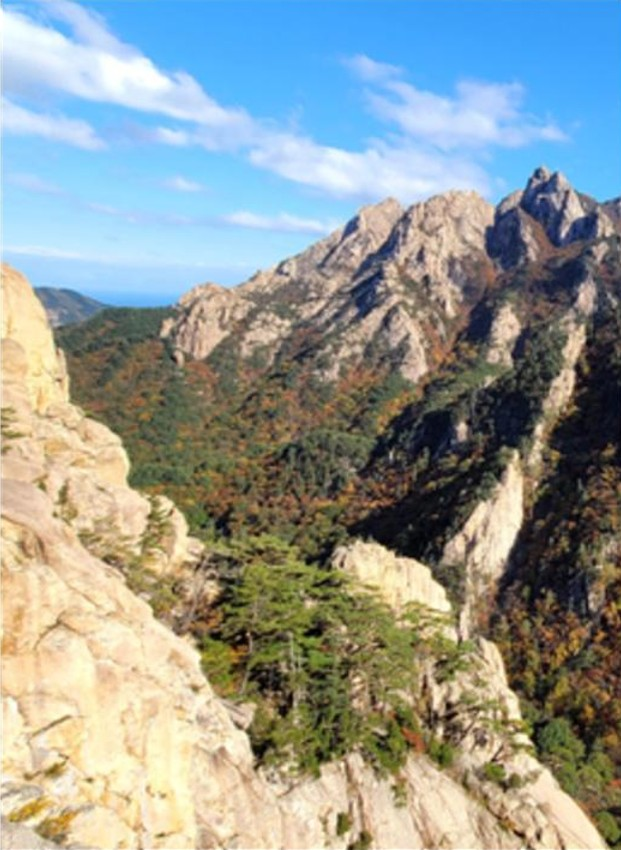
#> input picture image_01.jpg, 621 x 850 px
$ python image_stitching.py
#> lines starting #> are read from the running program, lines starting #| are printed output that depends on the picture
import numpy as np
import cv2 as cv

def preprocess_image(img, target_height):
    h, w = img.shape[:2]
    if h != target_height:
        target_width = int(w * (target_height / h))
        img = cv.resize(img, (target_width, target_height), interpolation=cv.INTER_AREA)
    return img

def stitch_with_roi(base_img, next_img):
    h_base, w_base = base_img.shape[:2]
    h_next, w_next = next_img.shape[:2]

    roi_x_start = w_base // 2
    base_roi = base_img[:, roi_x_start:]

    fdetector = cv.BRISK_create()
    kp1, des1 = fdetector.detectAndCompute(base_roi, None)
    kp2, des2 = fdetector.detectAndCompute(next_img, None)

    for i in range(len(kp1)):
        old_pt = kp1[i].pt
        kp1[i].pt = (old_pt[0] + roi_x_start, old_pt[1])

    fmatcher = cv.DescriptorMatcher_create('BruteForce-Hamming')
    matches = fmatcher.match(des1, des2)
    matches = sorted(matches, key=lambda x: x.distance)

    pts1 = np.array([kp1[m.queryIdx].pt for m in matches], dtype=np.float32)
    pts2 = np.array([kp2[m.trainIdx].pt for m in matches], dtype=np.float32)

    H, mask = cv.findHomography(pts2, pts1, cv.RANSAC, 3.0)

    corners_next = np.array([[0, 0], [0, h_next], [w_next, h_next], [w_next, 0]], dtype='float32').reshape(-1, 1, 2)
    warped_corners = cv.perspectiveTransform(corners_next, H)
    max_x = int(max(np.max(warped_corners[:, :, 0]), w_base))

    img_merged = cv.warpPerspective(next_img, H, (max_x, h_base))

    res = img_merged.copy()
    res[0:h_base, 0:w_base] = base_img

    return res

img1 = cv.imread('image_01.jpg')
#> img1 is the input picture: shape (850, 621, 3); mean B, G, R 149.4, 153.6, 145.6
img2 = cv.imread('image_02.jpg')
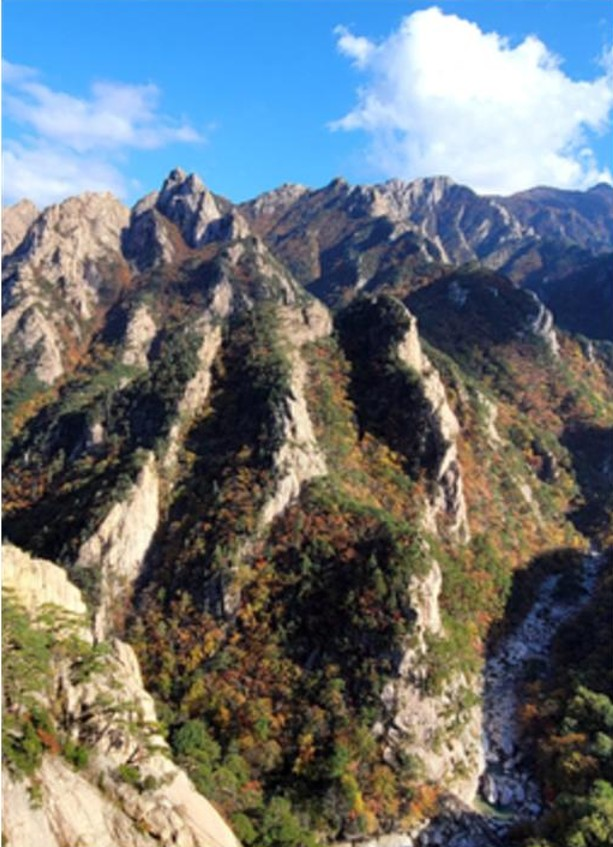
#> input picture image_02.jpg, 613 x 847 px
#> img2 is the input picture: shape (847, 613, 3); mean B, G, R 120.4, 115.8, 108
img3 = cv.imread('image_03.jpg')
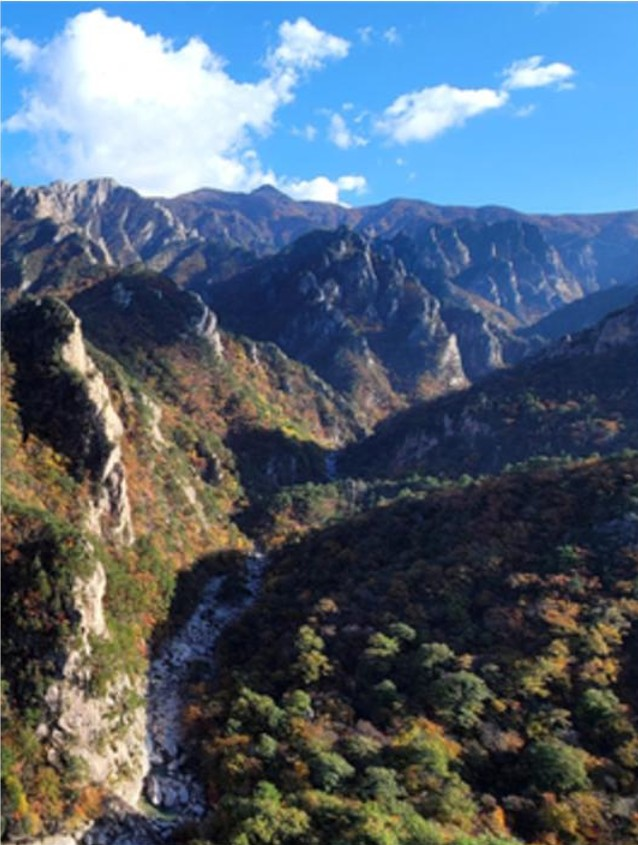
#> input picture image_03.jpg, 638 x 845 px
#> img3 is the input picture: shape (845, 638, 3); mean B, G, R 116.5, 99.6, 83.8

if img1 is None or img2 is None or img3 is None:
    exit()

th = img1.shape[0]
#> th = 850
img2 = preprocess_image(img2, th)
img3 = preprocess_image(img3, th)

res12 = stitch_with_roi(img1, img2)
#> in stitch_with_roi, `base_roi = base_img[:, roi_x_start:]`:
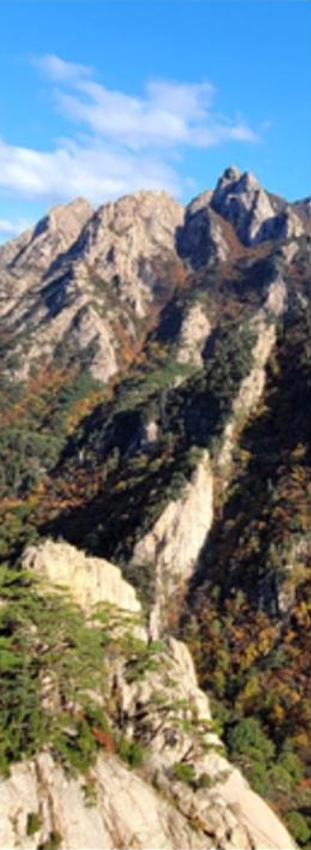
#> base_roi: shape (850, 311, 3); mean B, G, R 128.5, 127.7, 119.4
#> in stitch_with_roi, `kp1, des1 = fdetector.detectAndCompute(base_roi, None)`: kp1 = 2819 keypoints; strongest (x, y, size): (128, 681, 24.5), (129, 728, 36.4), (115, 277, 27.8), (73, 732, 25.5)
#> in stitch_with_roi, `kp2, des2 = fdetector.detectAndCompute(next_img, None)`: kp2 = 4630 keypoints; strongest (x, y, size): (492, 802, 24), (292, 397, 31.9), (451, 750, 23.8), (75, 733, 38.2)
#> the loop in stitch_with_roi, `for i in range(len(kp1)):` made 2819 passes
#> old_pt on passes 1 to 3: (244.7, 173.9), (237.4, 175.9), (227.9, 176.7)
#> in stitch_with_roi, `matches = fmatcher.match(des1, des2)`: matches = 2819 matches
#> in stitch_with_roi, `pts1 = np.array([kp1[m.queryIdx].pt for m in matches], dtype=np.float32)`: pts1 = 2819 pairs, first value 330.3 to 600.9, second value 171.3 to 827.8
#> in stitch_with_roi, `pts2 = np.array([kp2[m.trainIdx].pt for m in matches], dtype=np.float32)`: pts2 = 2819 pairs, first value 20.51 to 588.8, second value 33.25 to 827.9
#> in stitch_with_roi, `H, mask = cv.findHomography(pts2, pts1, cv.RANSAC, 3.0)`: H = [[0.993, 0.00064, 364.4], [-0.000106, 0.997, -1.65], [-1.19e-07, 1.5e-06, 1]]; mask = 2819 values, max 1 at index 0, min 0 at index 519, mean 0.527
#> in stitch_with_roi, `warped_corners = cv.perspectiveTransform(corners_next, H)`: warped_corners = [[364.4, -1.65], [364.4, 845], [974.6, 845], [975.3, -1.72]]
#> in stitch_with_roi, `max_x = int(max(np.max(warped_corners[:, :, 0]), w_base))`: max_x = 975
#> in stitch_with_roi, `res[0:h_base, 0:w_base] = base_img`:
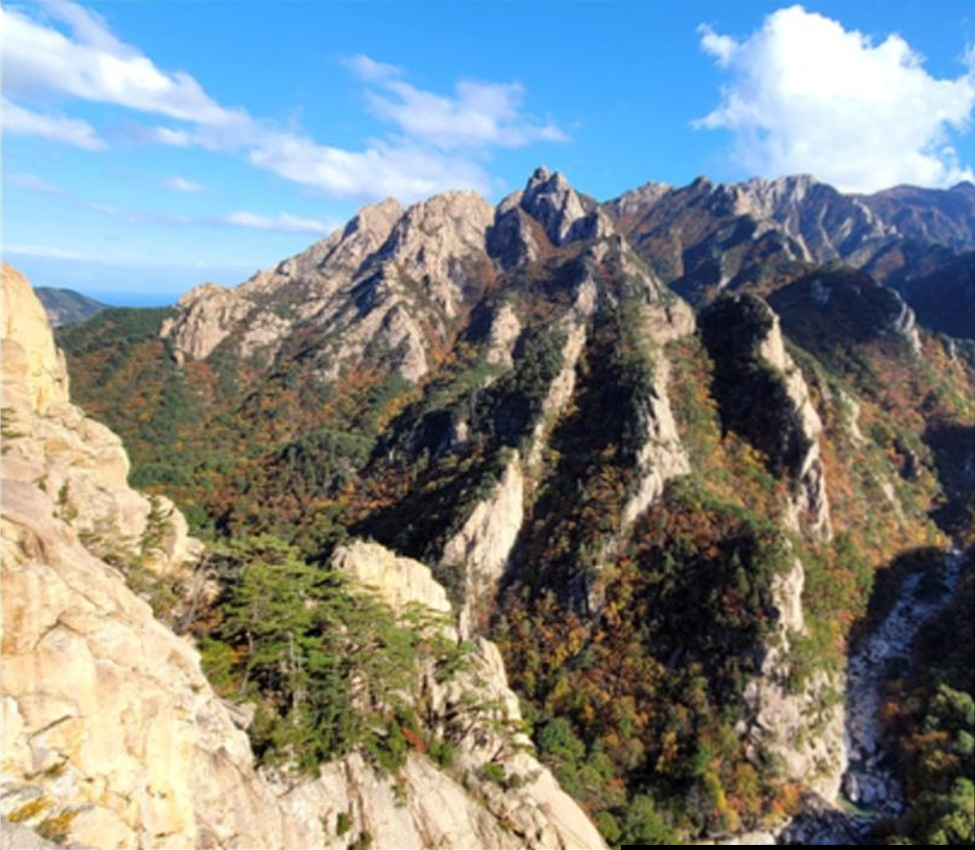
#> res: shape (850, 975, 3); mean of channels 0, 1, 2 136.6, 137, 129.2; drawn as B, G, R
final_res = stitch_with_roi(res12, img3)
#> in stitch_with_roi (call 2), `base_roi = base_img[:, roi_x_start:]`:
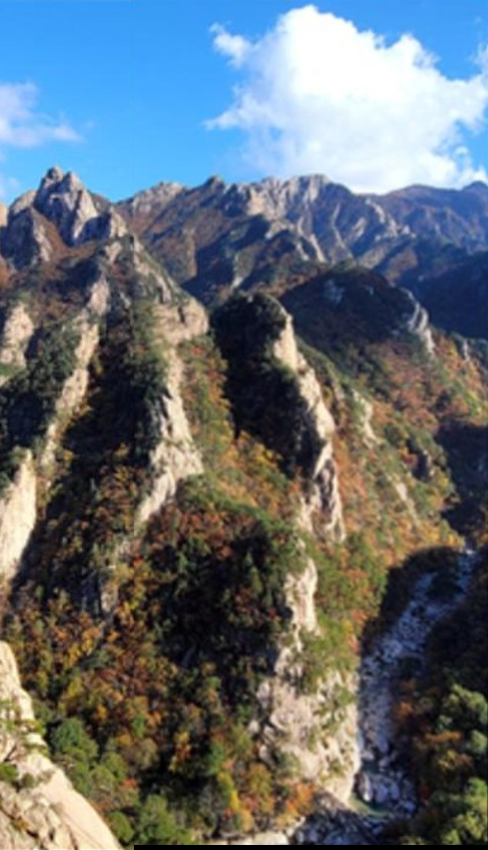
#> base_roi: shape (850, 488, 3); mean of channels 0, 1, 2 115.1, 108.7, 100.3; drawn as B, G, R
#> in stitch_with_roi (call 2), `kp1, des1 = fdetector.detectAndCompute(base_roi, None)`: kp1 = 3513 keypoints; strongest (x, y, size): (367, 797, 24.4), (366, 797, 20), (267, 729, 22.2), (325, 745, 22.3)
#> in stitch_with_roi (call 2), `kp2, des2 = fdetector.detectAndCompute(next_img, None)`: kp2 = 3022 keypoints; strongest (x, y, size): (156, 805, 24), (154, 804, 24), (115, 753, 23.5), (55, 737, 24.2)
#> the loop in stitch_with_roi (call 2), `for i in range(len(kp1)):` made 3513 passes
#> old_pt on passes 1 to 3: (369.4, 30.21), (50.71, 176.5), (56.33, 177)
#> in stitch_with_roi (call 2), `matches = fmatcher.match(des1, des2)`: matches = 3513 matches
#> in stitch_with_roi (call 2), `pts1 = np.array([kp1[m.queryIdx].pt for m in matches], dtype=np.float32)`: pts1 = 3513 pairs, first value 509.8 to 951.8, second value 30.21 to 829.4
#> in stitch_with_roi (call 2), `pts2 = np.array([kp2[m.trainIdx].pt for m in matches], dtype=np.float32)`: pts2 = 3513 pairs, first value 23.78 to 620.1, second value 25.4 to 827.8
#> in stitch_with_roi (call 2), `H, mask = cv.findHomography(pts2, pts1, cv.RANSAC, 3.0)`: H = [[0.989, 0.000952, 698.7], [-0.00238, 0.996, -3.68], [-4.21e-06, 1.81e-06, 1]]; mask = 3513 values, max 1 at index 0, min 0 at index 353, mean 0.329
#> in stitch_with_roi (call 2), `warped_corners = cv.perspectiveTransform(corners_next, H)`: warped_corners = [[698.7, -3.68], [698.4, 841.5], [1335, 842.2], [1336.2, -5.22]]
#> in stitch_with_roi (call 2), `max_x = int(max(np.max(warped_corners[:, :, 0]), w_base))`: max_x = 1336
#> in stitch_with_roi (call 2), `img_merged = cv.warpPerspective(next_img, H, (max_x, h_base))`:
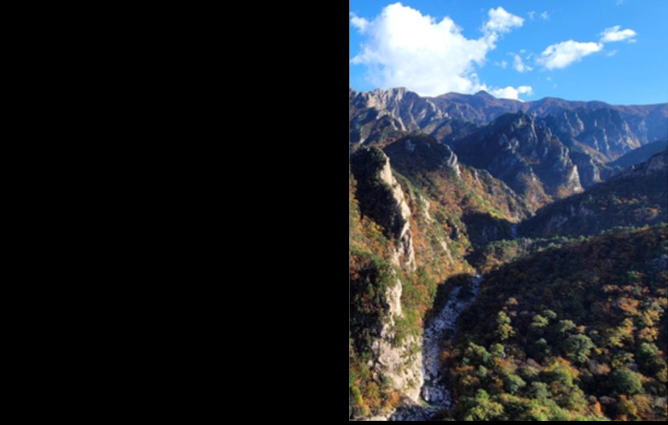
#> img_merged: shape (850, 1336, 3) (shown at 1/2 size); mean of channels 0, 1, 2 54.7, 46.8, 39.4; drawn as B, G, R

cv.imshow('Final Result', cv.resize(final_res, (0,0), fx=0.5, fy=0.5))
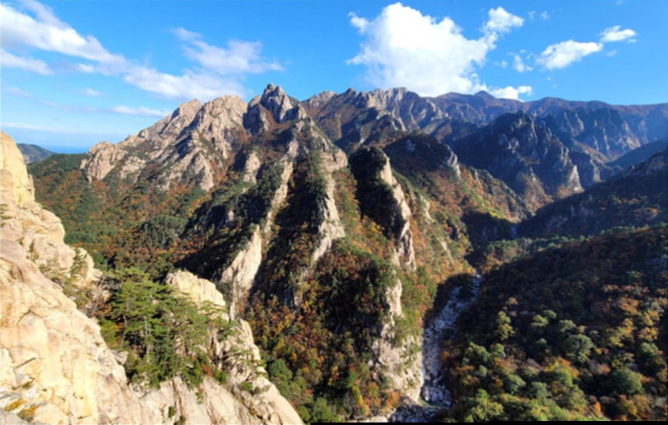
#> window 'Final Result': shape (425, 668, 3); mean B, G, R 130.6, 124.1, 112.2
cv.waitKey(0)
cv.destroyAllWindows()
